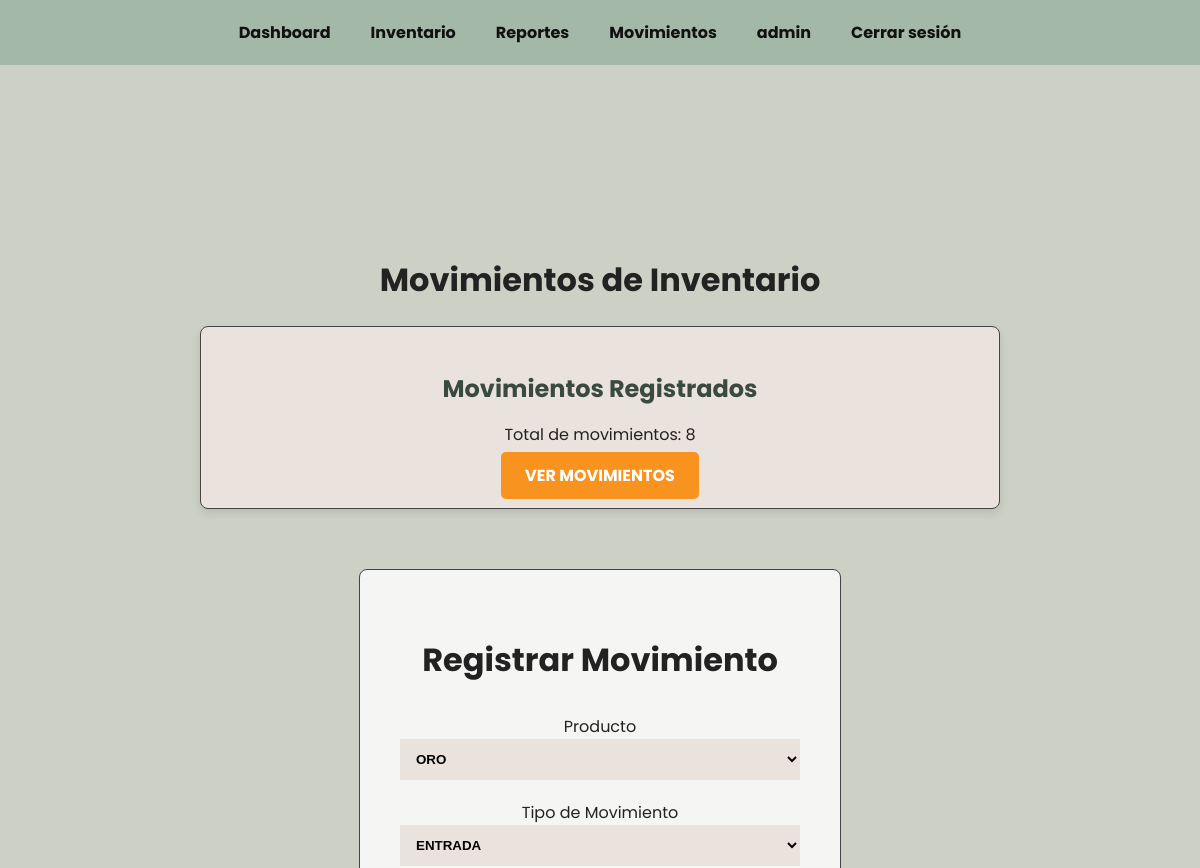
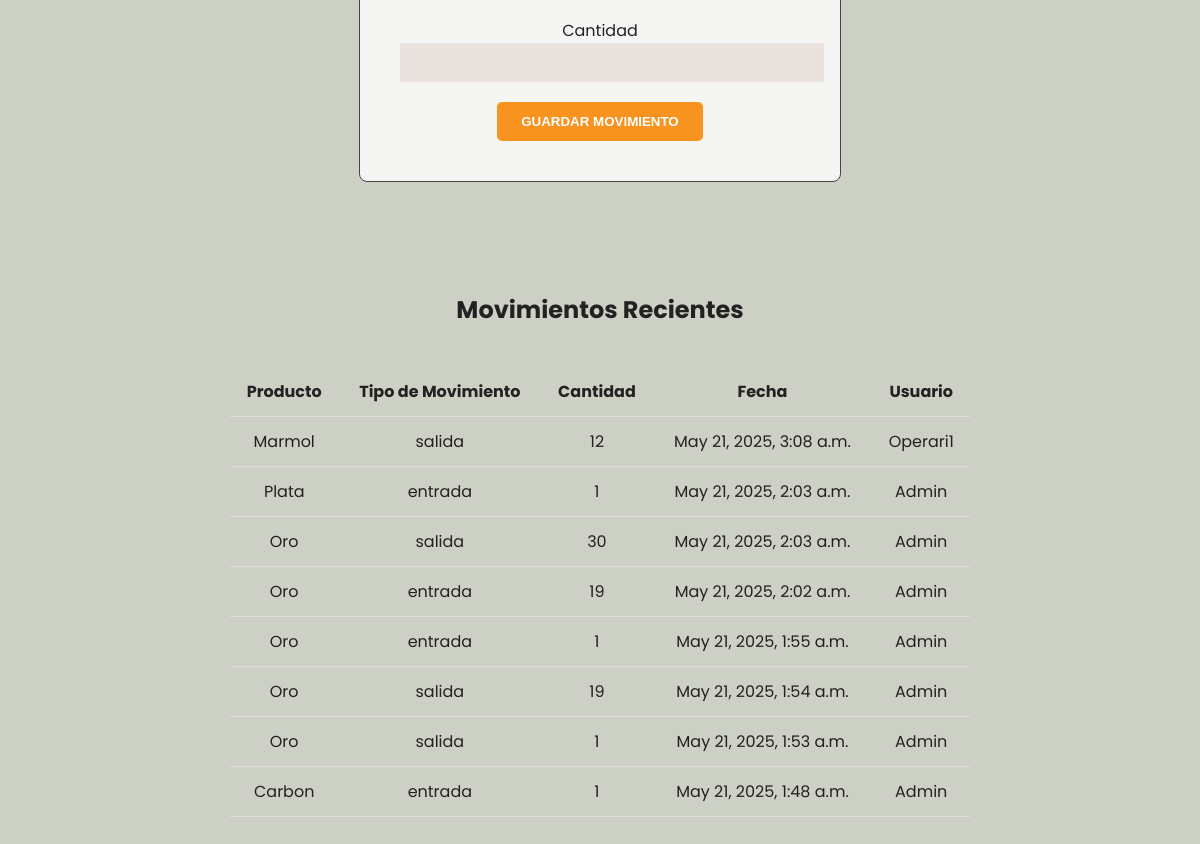
The page /movimientos/ (signed in) on the database as committed earlier (2 pictures, top to bottom).
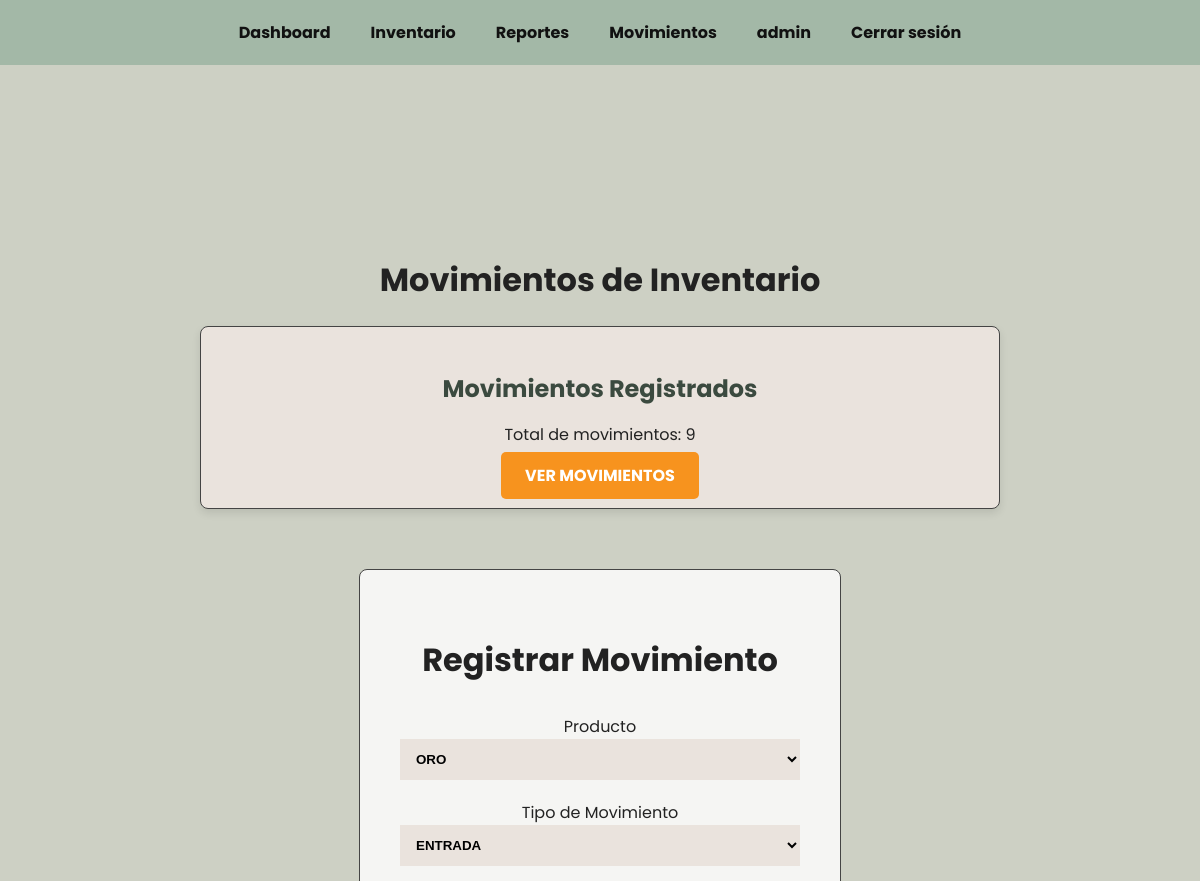
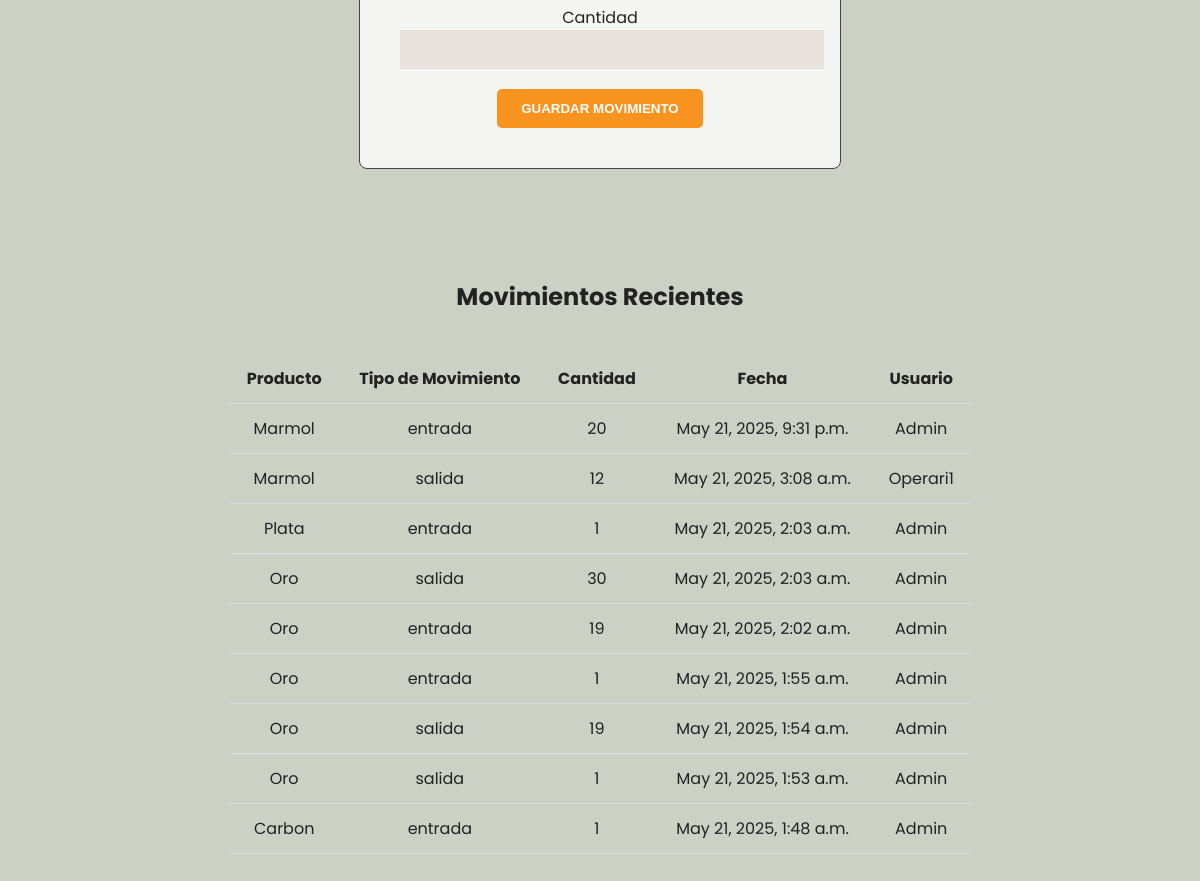
The same page on the database as committed later (2 pictures, top to bottom).
### inventario_app/models.py (models this page shows, shortened)
class Movimiento(models.Model):
    TIPO_MOVIMIENTO = (
        ('entrada', 'Entrada'),
        ('salida', 'Salida'),
    )
    producto = models.ForeignKey(Producto, on_delete=models.CASCADE)
    tipo_movimiento = models.CharField(max_length=7, choices=TIPO_MOVIMIENTO)
    cantidad = models.IntegerField()
    fecha = models.DateTimeField(auto_now_add=True)
    usuario = models.ForeignKey(User, on_delete=models.CASCADE)

class Producto(models.Model):
    nombre = models.CharField(max_length=255)
    descripcion = models.TextField()
    stock = models.IntegerField()
    precio = models.DecimalField(max_digits=10, decimal_places=2)
    imagen = models.ImageField(upload_to='productos/', null=True, blank=True)
    created_at = models.DateTimeField(auto_now_add=True)
    updated_at = models.DateTimeField(auto_now=True)

### inventario_app/views.py (the view, shortened to what this page needs)
# urls.py: path('movimientos/', views.movimientos, name='movimientos'),
@login_required
def movimientos(request):
    movimientos = Movimiento.objects.all().order_by('-fecha')
    productos = Producto.objects.all()  # Para mostrar los productos en el formulario
    return render(request, 'inventario_app/movimientos.html', {
        'movimientos': movimientos,
        'movimientos_count': movimientos.count(),
        'productos': productos
    })

### inventario_app/context_processors.py (called while the page is built)
def admin_check(request):
    print(f"Verificando usuario: {request.user.username}")  # Esto te confirmará que el context processor se ejecuta.
    if not request.user.is_authenticated:
        return {'es_admin': False}
    es_admin = request.user.groups.filter(name='Administrador').exists()
    return {'es_admin': es_admin}

### inventario_app/templates/inventario_app/movimientos.html (shortened to what this page needs)
<!DOCTYPE html>
<html lang="es">
<head>
</head>
<body>
{% include "inventario_app/navbar.html" %}
<div class="container">
  <h1>Movimientos de Inventario</h1>
  <div class="dashboard-cards">
    <div class="dashboard-card">
      <h3>Movimientos Registrados</h3>
      <p>Total de movimientos: {{ movimientos_count }}</p>
      <a href="#tabla" class="button">Ver Movimientos</a>
    </div>
  </div>
  <div id="formulario" class="form-container">
    <h2>Registrar Movimiento</h2>
    <form method="POST">
      <label for="producto">Producto</label>
      <select name="producto" id="producto" required>
        {% for producto in productos %}
        <option value="{{ producto.id }}">{{ producto.nombre }}</option>
        {% endfor %}
      </select>
      <label for="tipo_movimiento">Tipo de Movimiento</label>
      <select name="tipo_movimiento" id="tipo_movimiento" required>
        <option value="entrada">Entrada</option>
      </select>
      <label for="cantidad">Cantidad</label>
      <input type="number" name="cantidad" id="cantidad" required>
      <button type="submit" class="button">Guardar Movimiento</button>
    </form>
  </div>
  <div id="tabla" class="container">
    <h2>Movimientos Recientes</h2>
    <table>
      <thead>
        <tr>
          <th>Producto</th>
          <th>Tipo de Movimiento</th>
          <th>Cantidad</th>
          <th>Fecha</th>
          <th>Usuario</th>
        </tr>
      </thead>
      <tbody>
        {% for movimiento in movimientos %}
        <tr>
          <td>{{ movimiento.producto.nombre }}</td>
          <td>{{ movimiento.tipo_movimiento }}</td>
          <td>{{ movimiento.cantidad }}</td>
          <td>{{ movimiento.fecha }}</td>
          <td>{{ movimiento.usuario.get_full_name }}</td>
        </tr>
        {% empty %}
        <tr>
          <td colspan="5" style="text-align:center; padding: 20px; color: #666;">
            No hay movimientos registrados.
          </td>
        </tr>
        {% endfor %}
      </tbody>
    </table>
  </div>
</div>
</body>
</html>

Rows that differ between the two databases and show on the page:
added Movimiento: producto.nombre "Marmol", tipo_movimiento "entrada", cantidad "20", fecha "May 21, 2025, 9:31 p.m.", usuario.get_full_name "Admin"
Other text that changed with them:
{{ movimientos_count }}: "8" → "9"
